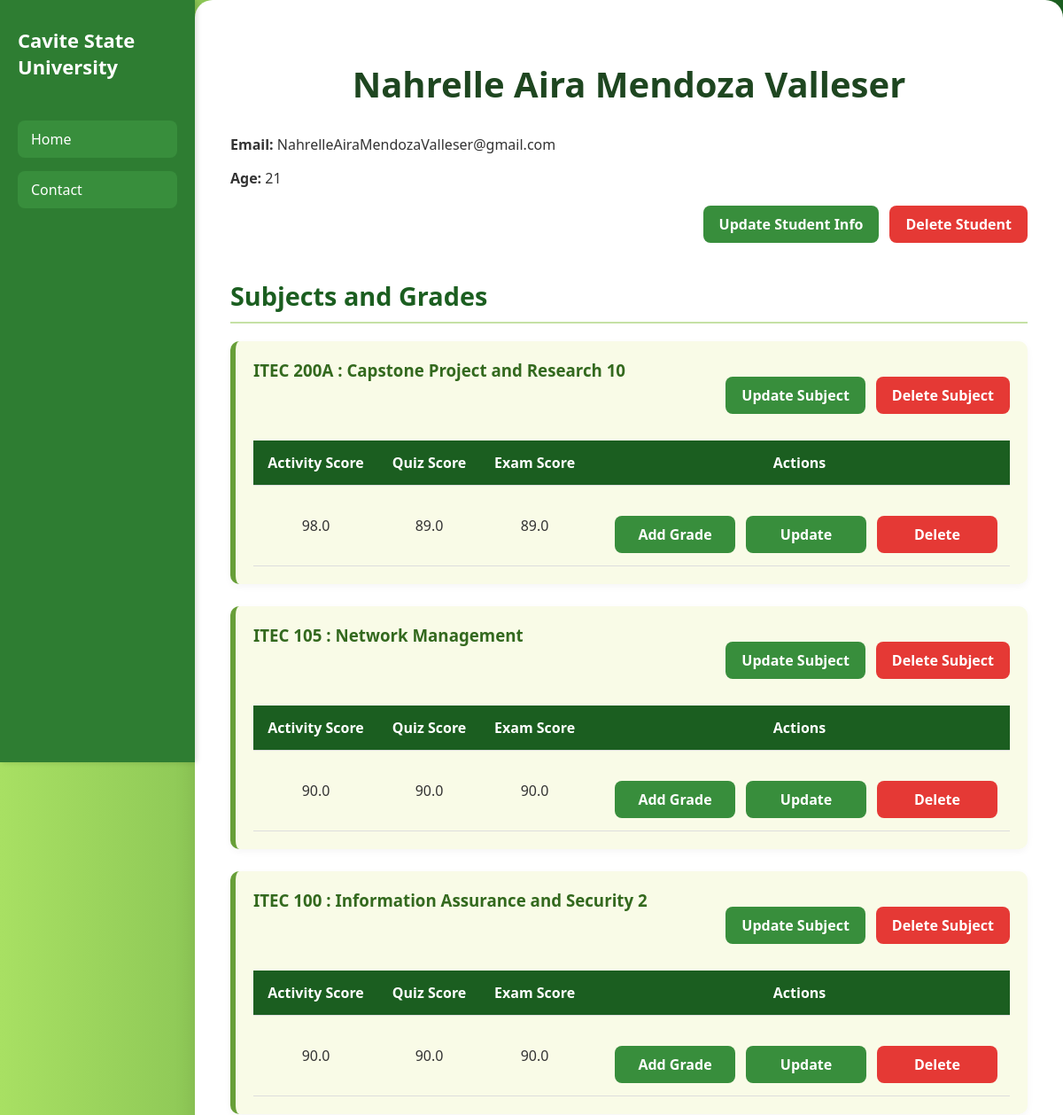
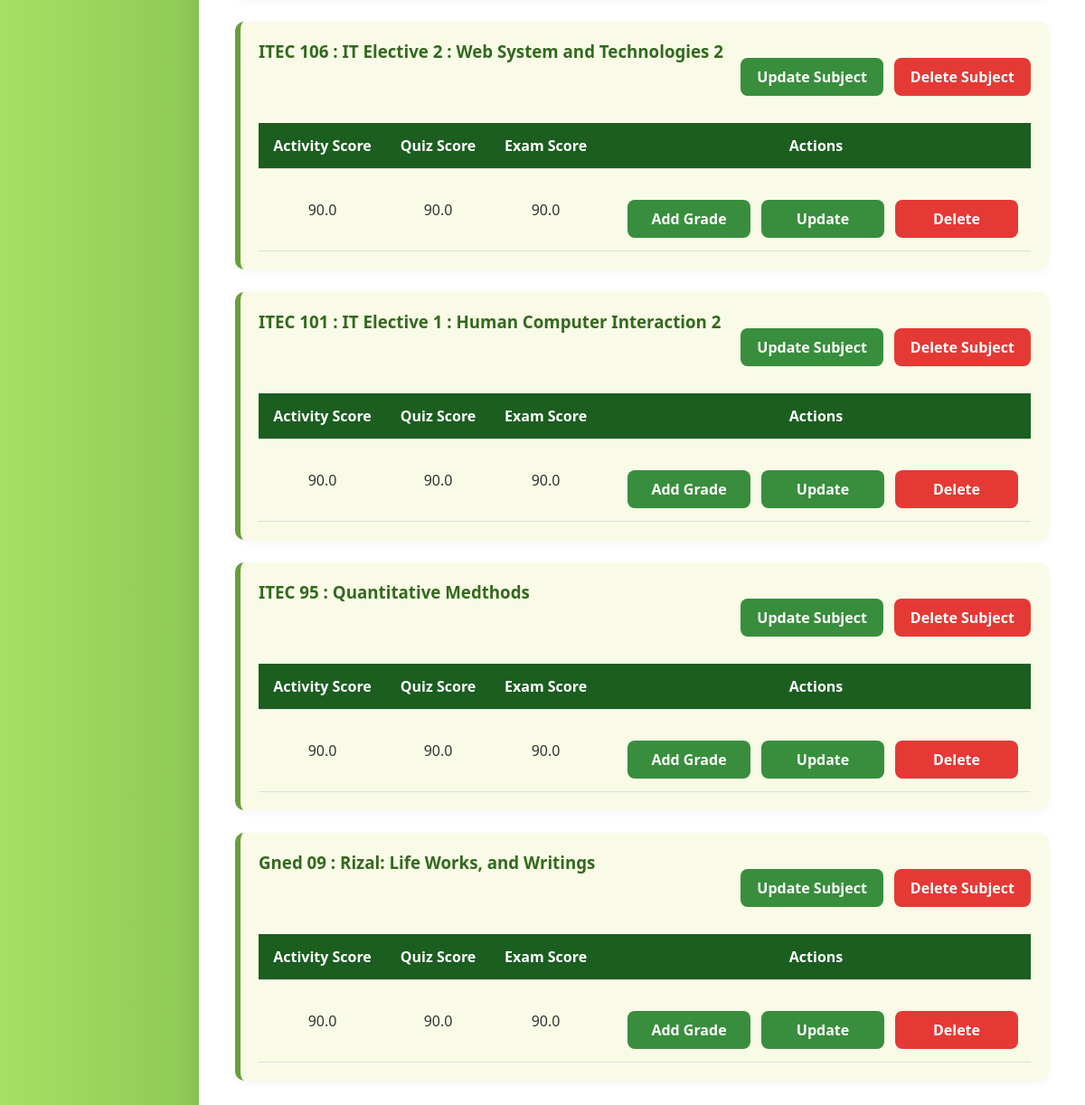
The app's page /student/3/ with its own data (2 pictures, top to bottom).
### core/models.py (models this page shows, shortened)
class Learner(models.Model):
    full_name = models.CharField(max_length=100)
    age = models.IntegerField()
    email = models.EmailField(unique=True)

class Subjects(models.Model):
    title = models.CharField(max_length=100)
    learner = models.ForeignKey(Learner, on_delete=models.CASCADE, related_name='subjects')

class Grades(models.Model):
    subjects = models.ForeignKey(Subjects, on_delete=models.CASCADE, related_name='grades')
    activity_score = models.FloatField()
    quiz_score = models.FloatField()
    exam_score = models.FloatField()

### core/views.py (the view)
# urls.py: path('student/<int:pk>/', student_info, name='student_info'),
def student_info(request, pk):
    learner = get_object_or_404(Learner, pk=pk)
    return render(request, 'student_info.html', {'learner': learner})

### templates/student_info.html (shortened to what this page needs)
{% load static %}
<!DOCTYPE html>
<html lang="en">
<head>
    <link rel="stylesheet" type="text/css" href="{% static 'css/styles_student_info.css' %}">
</head>
<body>
       <nav class="navbar">
      <div class="navbar-logo">Cavite State University</div>
      <ul class="navbar-links">
        <li><a href="/">Home</a></li>
        <li><a href="/contact/">Contact</a></li>
      </ul>
    </nav>
    <div class="container_students_info">
        <h1 class="page-title">{{ learner.full_name }}</h1>
        <div class="learner-details">
            <p><strong>Email:</strong> {{ learner.email }}</p>
            <p><strong>Age:</strong> {{ learner.age }}</p>
            <div class="action-buttons">
            <a href="{% url 'update_learner' learner.id %}" class="btn btn-primary">Update Student Info</a>
            <a href="{% url 'delete_learner' learner.id %}" class="btn btn-danger">Delete Student</a>
        </div>
        </div>
        <h2 class="section-title">Subjects and Grades</h2>
        {% if learner.subjects.all %}
            <div class="subject-list">
                {% for subject in learner.subjects.all %}
                    <div class="subject-card">
                        <h3>{{ subject.title }}</h3>
                        <div class="action-buttons-subject">
                            <a href="{% url 'update_subject' subject.id %}" class="btn btn-primary">Update Subject</a>
                            <a href="{% url 'delete_subject' subject.id %}" class="btn btn-danger">Delete Subject</a>
                        </div>
                        {% if subject.grades.all %}
                            <div class="grades-table-wrapper">
                                <table>
                                    <thead>
                                        <tr>
                                            <th>Activity Score</th>
                                            <th>Quiz Score</th>
                                            <th>Exam Score</th>
                                            <th>Actions</th>
                                        </tr>
                                    </thead>
                                    <tbody>
                                        {% for grade in subject.grades.all %}
                                            <tr>
                                                <td>{{ grade.activity_score }}</td>
                                                <td>{{ grade.quiz_score }}</td>
                                                <td>{{ grade.exam_score }}</td>
                                                <td>
                                                    <div class="grade-action-buttons">
                                                        <a href="{% url 'add_grade' subject.id %}" class="btn btn-primary">Add Grade</a>
                                                        <a href="{% url 'update_grade' grade.id %}" class="btn btn-primary">Update</a>
                                                        <a href="{% url 'delete_grade' grade.id %}" class="btn btn-danger">Delete</a>
                                                    </div>
                                                </td>
                                            </tr>
                                        {% endfor %}
                                    </tbody>
                                </table>
                            </div>
                        {% else %}
                            <p class="no-content">No grades available for this subject.</p>
                        {% endif %}
                    </div>
                {% endfor %}
            </div>
        {% else %}
            <p class="no-content">No subjects found for this learner.</p>
        {% endif %}
    </div>
</body>
</html>

### static/css/styles_student_info.css (style rules this page uses)
body { margin: 0; font-family: 'Segoe UI', Tahoma, Geneva, Verdana, sans-serif; background: linear-gradient(to right, #a8e063, #1b5e20); color: #333; }
.navbar { position: fixed; top: 0; left: 0; height: 100vh; width: 180px; background-color: #2e7d32; color: white; display: flex; flex-direction: column; align-items: flex-start; padding: 30px 20px; z-index: 1000; box-shadow: 2px 0 6px rgba(0, 0, 0, 0.15); }
.navbar-logo { font-size: 22px; font-weight: bold; margin-bottom: 30px; width: 100%; }
.navbar-links { list-style: none; padding: 0; width: 100%; display: flex; flex-direction: column; }
.navbar-links li { width: 100%; margin-bottom: 15px; }
.navbar-links li a { color: white; text-decoration: none; font-weight: 500; padding: 10px 15px; display: block; border-radius: 8px; background-color: #388e3c; transition: background 0.3s ease; }
.container_students_info { margin-left: 220px; padding: 40px; max-width: 1000px; background-color: #ffffff; border-radius: 20px; box-shadow: 0 12px 24px rgba(0, 0, 0, 0.1); transition: margin-left 0.3s ease; }
.page-title { text-align: center; font-size: 2.5em; color: #1e4620; font-weight: bold; margin-bottom: 30px; }
.section-title { font-size: 1.8em; color: #1b5e20; margin: 40px 0 20px; border-bottom: 2px solid #c5e1a5; padding-bottom: 10px; }
.subject-card, .grade-card { background-color: #f9fbe7; padding: 20px; border-left: 6px solid #689f38; border-radius: 10px; margin-bottom: 25px; box-shadow: 0 3px 8px rgba(0, 0, 0, 0.04); display: flex; justify-content: space-between; flex-wrap: wrap; align-items: flex-start; }
.subject-card h3, .grade-card h4 { margin: 0; color: #33691e; font-weight: bold; }
.action-buttons, .action-buttons-subject, .grade-action-buttons { display: flex; flex-wrap: wrap; gap: 12px; justify-content: flex-end; margin-top: 20px; }
.btn, button, input[type="submit"], input[type="button"], a.button { padding: 10px 18px; border-radius: 8px; font-weight: 600; text-align: center; text-decoration: none; font-size: 1em; border: none; cursor: pointer; min-width: 100px; display: inline-block; transition: background-color 0.3s ease, color 0.3s ease; }
.btn-primary, button.primary, input[type="submit"].primary, a.button.primary { background-color: #388e3c; color: white; }
.btn-danger, button.danger, input[type="submit"].danger, a.button.danger { background-color: #e53935; color: white; }
.grades-table-wrapper { overflow-x: auto; margin-top: 15px; width: 100%; }
table { width: 100%; border-collapse: collapse; margin-top: 15px; }
thead { width: 100%; background-color: #1b5e20; color: white; }
th, td { padding: 14px; text-align: center; border-bottom: 1px solid #ddd; }

### records on screen
Learner: full_name "Nahrelle Aira Mendoza Valleser", email "NahrelleAiraMendozaValleser@gmail.com", age "21"
Subjects: title "ITEC 200A : Capstone Project and Research 10"
Grades: activity_score "98.0", quiz_score "89.0", exam_score "89.0"
Subjects: title "ITEC 105 : Network Management"
Grades: activity_score "90.0", quiz_score "90.0", exam_score "90.0"
Subjects: title "ITEC 100 : Information Assurance and Security 2"
Grades: activity_score "90.0", quiz_score "90.0", exam_score "90.0"
Subjects: title "ITEC 106 : IT Elective 2 : Web System and Technologies 2"
Grades: activity_score "90.0", quiz_score "90.0", exam_score "90.0"
Subjects: title "ITEC 101 : IT Elective 1 : Human Computer Interaction 2"
Grades: activity_score "90.0", quiz_score "90.0", exam_score "90.0"
Subjects: title "ITEC 95 : Quantitative Medthods"
Grades: activity_score "90.0", quiz_score "90.0", exam_score "90.0"
Subjects: title "Gned 09 : Rizal: Life Works, and Writings"
Grades: activity_score "90.0", quiz_score "90.0", exam_score "90.0"
